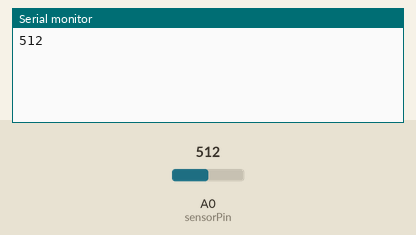
A sketch run on a simulated Arduino Uno, built with avr-gcc and run on an emulated ATmega328P. On the bench: the last lines printed to the serial monitor. The test bench sets the inputs (shaded band); at power-on: A0 (sensorPin) = 512.

Above: at 1.8 s.
1.9 s: A0 (sensorPin) set to 716
At 2.5 s:
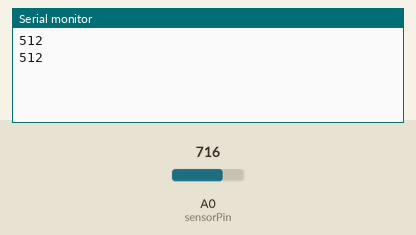
3.4 s: A0 (sensorPin) set to 900
At 4.8 s:
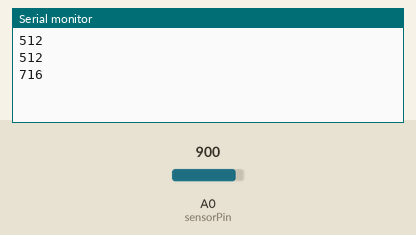
Timing chart, 0 to 6.4 s (numbered marks = the images above; inputs shaded):
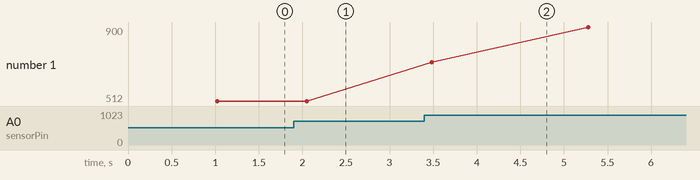

The sketch:

Big_sound_module_analog.ino
```cpp
int sensorPin = A0; // select the input pin for the potentiometer
//int ledPin = 13; // select the pin for the LED
int sensorValue = 0; // variable to store the value coming from the sensor
 //https://tkkrlab.nl/wiki/Arduino_KY-038_Microphone_sound_sensor_module
void setup ()
{
  //pinMode (ledPin, OUTPUT);
  Serial.begin (9600);
}

void loop ()
{
  sensorValue = analogRead (sensorPin);
  //digitalWrite (ledPin, HIGH);
  delay (sensorValue);
  //digitalWrite (ledPin, LOW);
  delay (sensorValue);
  Serial.println (sensorValue, DEC);
}
```

Measured:
- plotted number 1: 512 → 900 after the input at 3.4 s
